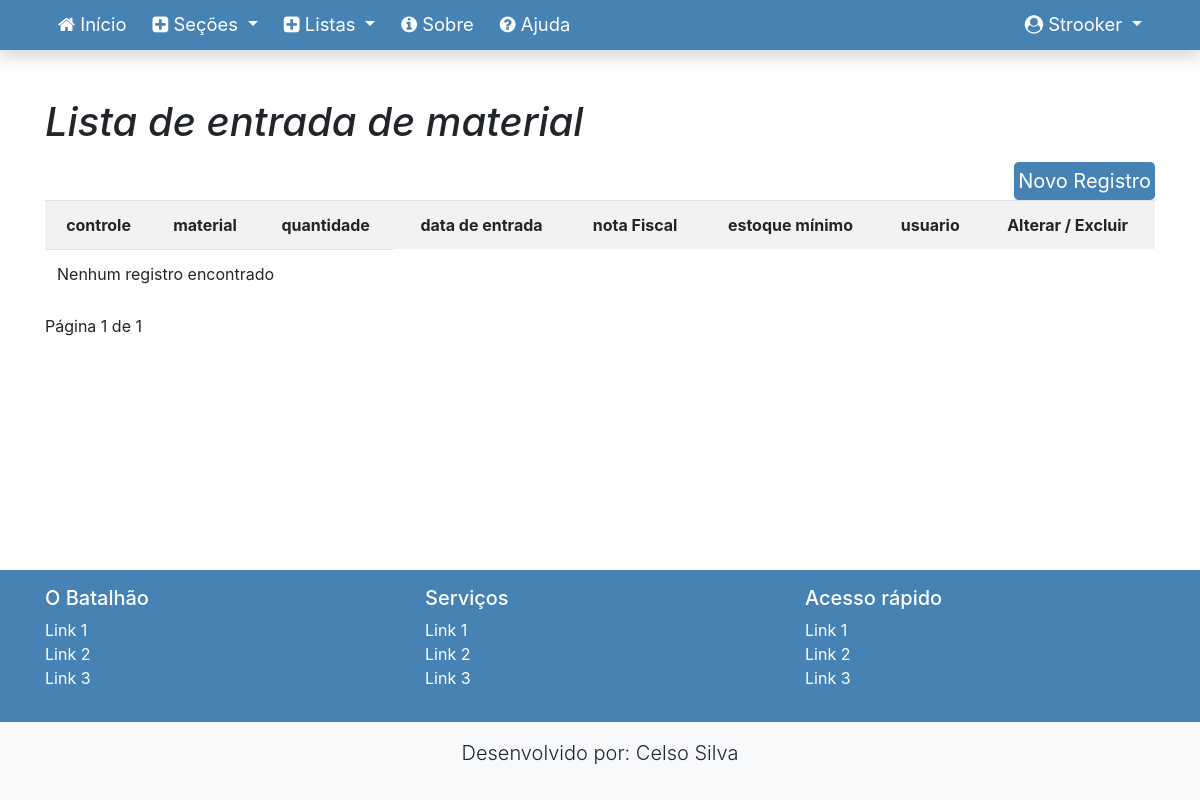
Page /almox/entrada/listar/ (signed in) on the earlier database version.
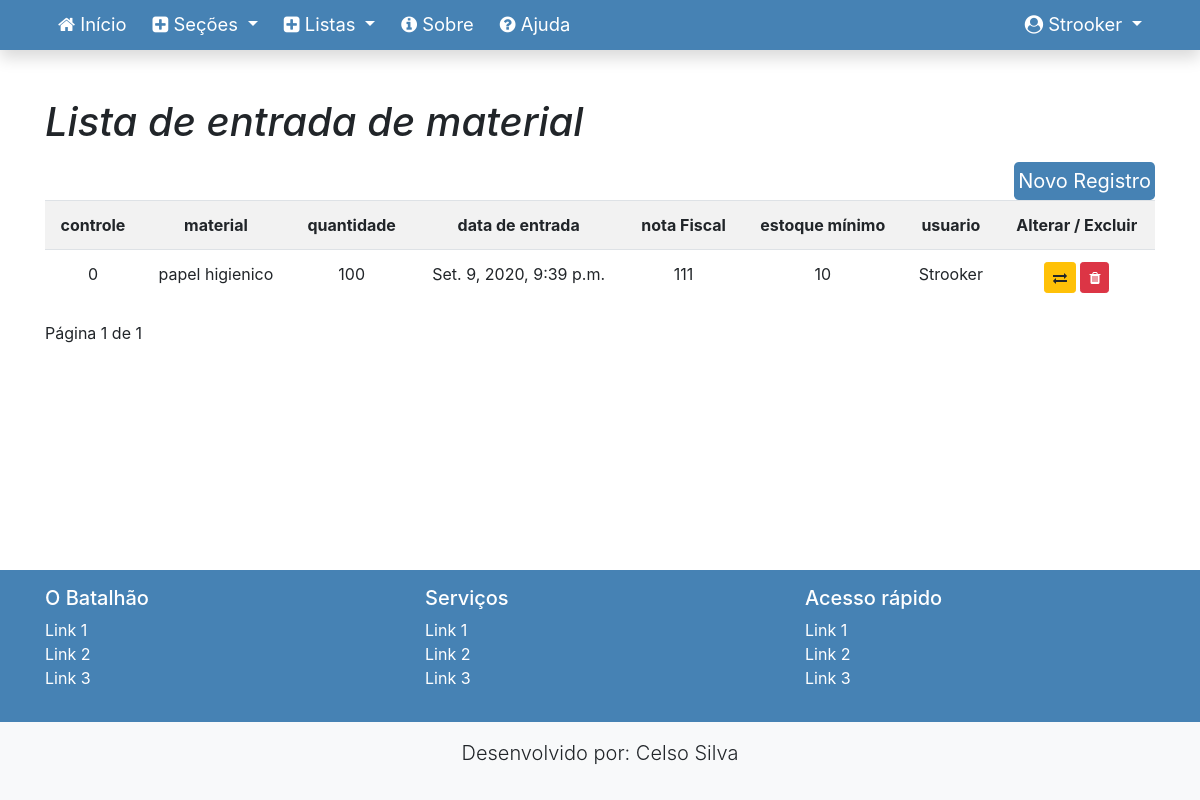
Same page on the later database version.
### appAlmox/models.py (models this page shows, shortened)
class Entrada(models.Model):
    nc = models.PositiveIntegerField(primary_key=True, auto_created=True)
    nomeMaterialEntrada = models.CharField(max_length=100, verbose_name='Nome do material')
    quantMaterialEntrada = models.PositiveIntegerField(verbose_name='Quantidade do material')
    data = models.DateTimeField(default=timezone.now)
    nf = models.CharField(max_length=10, verbose_name='nota Fiscal', unique=True)
    estoque_minimo = models.PositiveIntegerField()

### appAlmox/views.py (the view)
# urls.py: path('entrada/listar/', EntradaList.as_view(), name='entradaList'),
class EntradaList(LoginRequiredMixin, ListView):
    login_url = reverse_lazy('index')
    model = Entrada
    template_name = 'appAlmox/listaEstoqueEntrada.html'
    paginate_by = 10
    def get_context_data(self, *args, **kwargs):
        contexto = super().get_context_data(*args, **kwargs)
        contexto['titulo'] = "Lista de entrada de material"
        return contexto

### appAlmox/templates/appAlmox/listaEstoqueEntrada.html (shortened to what this page needs)
{% extends 'base.html' %}
{% load static %}
{% load crispy_forms_tags %}
{% block conteudo %}
<h1><i>{{ titulo }}</i></h1>
    <a href="{% url 'entradaNew' %}" class="bg-ifpr text-white p-1 btn-lg active mt-2 float-right">Novo Registro</a>
<div class="table-responsive">
    <table class="table table-striped">
        <tr>
            <th class="text-center">controle</th>
            <th class="text-center">material</th>
            <th class="text-center">quantidade</th>
            <th class="text-center">data de entrada</th>
            <th class="text-center">nota Fiscal</th>
            <th class="text-center">estoque mínimo</th>
            <th class="text-center">usuario</th>
            <th class="text-center">Alterar / Excluir</th>
            {% for entrada in object_list %}
        <tr>
            <td class="text-center">{{ entrada.nc }}</td>
            <td class="text-center">{{ entrada.nomeMaterialEntrada }}</td>
            <td class="text-center">{{ entrada.quantMaterialEntrada }}</td>
            <td class="text-center">{{ entrada.data }}</td>
            <td class="text-center">{{ entrada.nf }}</td>
            <td class="text-center">{{ entrada.estoque_minimo }}</td>
            <td class="text-center">{{ user }}</td>
            <td class="text-center">
                <a href="{% url 'entradaUp' entrada.pk %}" class="btn btn-warning btn-sm" title="Editar"><i class="fa fa-exchange"></i></a>
                <a href="{% url 'entradaDel' entrada.pk %}" class="btn btn-danger btn-sm" title="Excluir"><i class="fa fa-trash"></i></a>
        </tr>
        {% empty %}
        <tr>
            <td colspan="3">Nenhum registro encontrado</td>
        </tr>
        {% endfor %}
        </tr>
    </table>
<div class="pagination">
<span class="step-links">
<span class="current">
Página {{ page_obj.number }} de {{ page_obj.paginator.num_pages }}
</span>
</span>
    </div>
</div>
{% endblock %}

### templates/base.html (shortened to what the changed rows need)
{% load static %}
{% load crispy_forms_tags %}
<!doctype html>
<html lang="pt-br" class="h-100">
<head>
    <link href="{% static 'css/bootstrap.min.css' %}" rel="stylesheet">
    <link href="{% static 'css/font-awesome.min.css' %}" rel="stylesheet">
    <link href="{% static 'css/ifpr.css' %}" rel="stylesheet">
</head>
<body class="d-flex flex-column h-100">
    <main role="main" class="flex-shrink-0">
{% block menu %}
        <nav class="navbar navbar-expand-lg navbar-dark bg-ifpr font-115 shadow">
            <div class="container">
                <div class="collapse navbar-collapse" id="navbarNavDropdown">
                    <ul class="navbar-nav">
                        {% if request.user.is_authenticated %}
                        <li class="nav-item dropdown">
                            <a class="nav-link dropdown-toggle text-white" href="#" id=""
                                role="button" data-toggle="dropdown" aria-haspopup="true" aria-expanded="false">
                                <i class="fa fa-user-circle" aria-hidden="true"></i>
                                <span id="username">{{ request.user }}</span>
                            </a>
                        </li>
                        {% endif %}
                    </ul>
                </div>
            </div>
        </nav>
{% endblock %}
        <div class="container py-5">
{% block conteudo %}{% endblock %}
        </div>
    </main>
</body>
</html>

Differences in the rows shown:
added Entrada: nc "0", nomeMaterialEntrada "papel higienico", quantMaterialEntrada "100", data "Set. 9, 2020, 9:39 p.m.", nf "111", estoque_minimo "10", {{ user }} "Strooker"
Other differences:
text no longer shown: "Nenhum registro encontrado"
